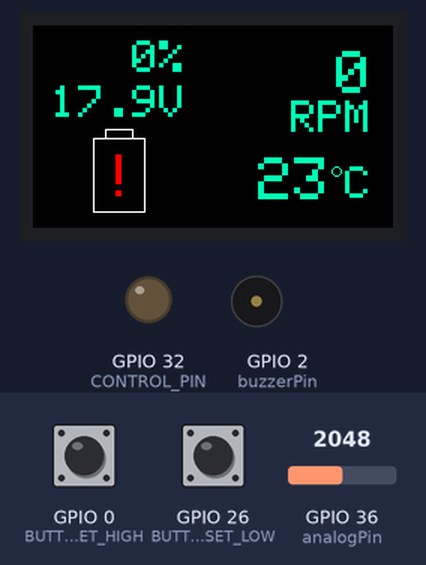
Bench run of a program on a simulated ESP32. Shown: 240×135 colour display, output pins drawn as LEDs (lit = HIGH), buzzer (waves = sounding). Inputs (shaded band) come from the test bench; at power-on: GPIO 36 (analogPin) = 2048, GPIO 0 (BUTTON_SET_HIGH) HIGH, GPIO 26 (BUTTON_SET_LOW) HIGH (analog values on the 0–4095 scale). Nothing arrives over Bluetooth unless stated; a phone connects over Bluetooth LE 3 s after start; what the program prints to the serial monitor is not drawn. At 11.8 s the program puts the board to deep sleep or switches it off; the recording ends there.

Above: at 3.5 s.
3.6 s: GPIO 36 (analogPin) set to 2410
At 4.4 s:
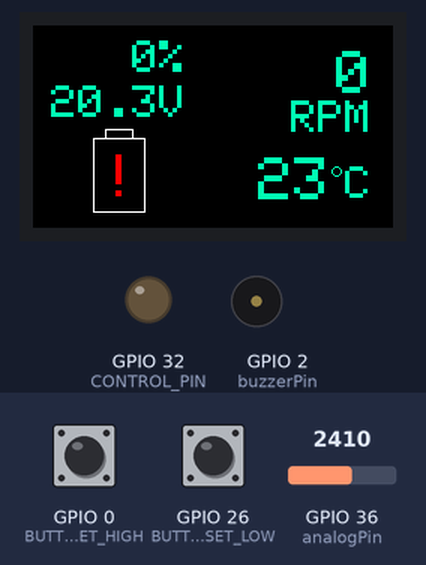
5.1 s: GPIO 36 (analogPin) set to 2511
At 6.1 s:
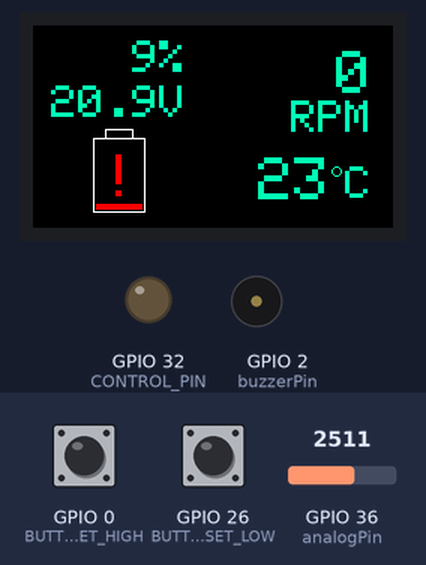
6.7 s: GPIO 36 (analogPin) set to 2866
At 7.7 s:
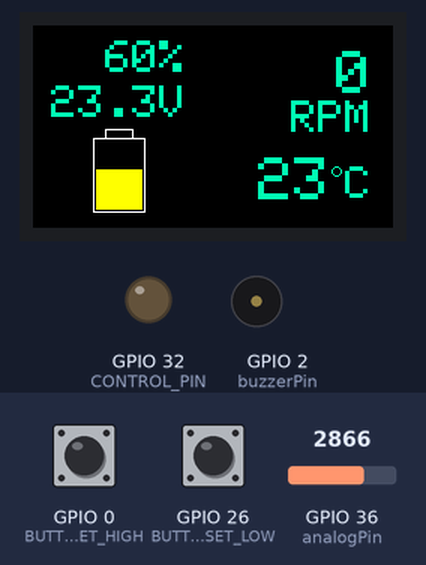
8.3 s: GPIO 0 (BUTTON_SET_HIGH) pulled LOW for 0.15 s
At 8.7 s:
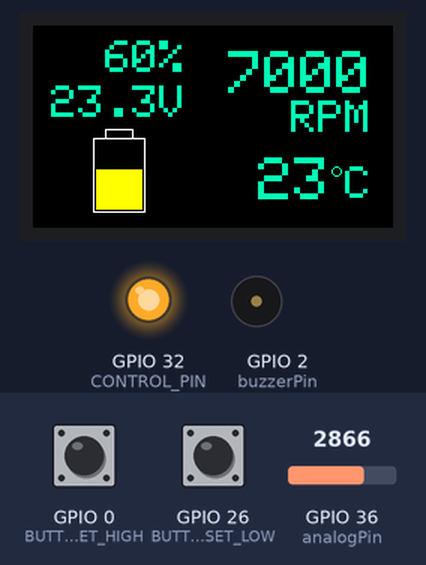
9.9 s: GPIO 36 (analogPin) set to 2905
At 10.4 s:
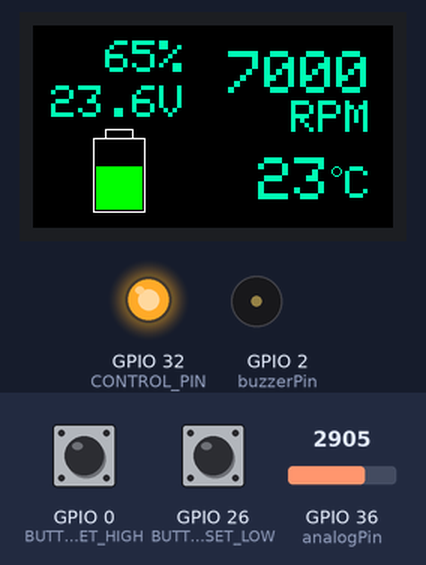
11.5 s: GPIO 36 (analogPin) set to 20
Timing chart, 0 to 11.8 s (numbered marks = the images above; inputs shaded):
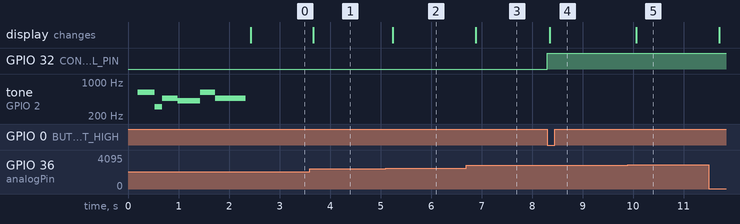

Measured:
- the behaviour switches between 2465 and 2466 on GPIO 36 (analogPin) (found by bisection; images 1 and 2)
- the behaviour switches between 2867 and 2868 on GPIO 36 (analogPin) (found by bisection; images 4 and 5)
- after the input at 3.6 s, the display: changes after 0.07 s (image 1)
- after the input at 5.1 s, the display: changes after 0.14 s (image 2)
- after the input at 6.7 s, the display: changes after 0.19 s (image 3)
- after the input at 8.3 s, GPIO 32 (CONTROL_PIN): LOW → HIGH at once; the display: changes after 0.05 s (image 4)
- after the input at 9.9 s, the display: changes after 0.16 s (image 5)

The program:

main.cpp
```cpp
#include <M5StickCPlus2.h>
#include <M5GFX.h>
#include "UGOKU_Pad_Controller.hpp"

#define Ef5 622
#define Bf4 466
#define Af4 415
#define Ef4 311

UGOKU_Pad_Controller controller;      // Instantiate the UGOKU Pad Controller object
uint8_t CH;                           // Variable to store the channel number
uint8_t VAL;                          // Variable to store the value for the servo control

bool isConnected = false;             // Boolean flag to track BLE connection status

const int buzzerPin = 2;

const int analogPin = 36;
const float R1 = 2000.0;
const float R2 = 220.0;
const float voltageDividerRatio = R2 / (R1 + R2);
const float adcMax = 4095.0;
const float vRef = 3.3;

int rpm = 0;
int temp = 23;

//Button
const int BUTTON_SET_LOW = 26;
const int BUTTON_SET_HIGH = 0;

//TEMP GPIO Control
const int CONTROL_PIN = 32;  // G32
const int CONTROL_PIN_2 = 33;

bool prevBtnHigh = HIGH;
bool prevBtnLow = HIGH;
bool setControlState = LOW;
int prevValCh0 = HIGH;
int prevValCh1 = HIGH;

//LGFX_Sprite for M5GFX
LGFX_Sprite sprite = LGFX_Sprite(&M5.Lcd);
const int spriteWidth = 240;
const int spriteHeight = 135;

uint16_t SFGreen = sprite.color565(0, 255, 180);

void playXPSound() {
  float qn = 0.3;
  tone(buzzerPin, Ef5); delay(qn * 3 / 4 * 1500);
  tone(buzzerPin, Ef4); delay(qn * 500);
  tone(buzzerPin, Bf4); delay(qn * 1000);
  tone(buzzerPin, Af4); delay(qn * 1500);
  tone(buzzerPin, Ef5); delay(qn * 1000);
  tone(buzzerPin, Bf4); delay(qn * 2000);
  noTone(buzzerPin);
}

void showWelcomeScreen() {
  //background
  M5.Lcd.fillRect(0, 0, 240, 45, 0x0010);   // dark blue
  M5.Lcd.fillRect(0, 18, 240, 120, 0x03BF);  // mid blue
  M5.Lcd.fillRect(0, 117, 240, 45, 0x0010);  // dark blue

  //water line
  M5.Lcd.drawLine(0, 18, 240, 18, 0x7DDF);

  //red line
  M5.Lcd.drawLine(0, 117, 240, 117, 0xF800);

  //welcome
  M5.Lcd.setTextSize(2);
  M5.Lcd.setTextColor(WHITE, 0x03BF);
  M5.Lcd.setCursor(120, 135/2 - 16/2);
}

// 電圧計測補正関数（テスタでの測定値3点を元に最小二乗法で導出）
float calibrateVoltage(float rawVoltage) {
  return rawVoltage * 0.8186 + 4.23;
}

// バッテリー表示（スプライト描画用）
void drawBattery(float voltage, float percentage) {
  int margin = 2;
  int x = 40, y = 75;
  int w = 35, h = 50;
  int usableHeight = h - margin * 2;
  int levelHeight = map((int)percentage, 0, 100, 0, usableHeight);

  // 色決定
  uint16_t fillColor = GREEN;
  if (percentage < 20) fillColor = RED;
  else if (percentage < 60) fillColor = YELLOW;

  // バッテリー枠と端子
  sprite.drawRect(x, y, w, h, WHITE);
  sprite.drawRect(x + 8, y - 6, 19, 7, WHITE);

  // バッテリー中身
  if (levelHeight > 0) {
    int fillY = y + h - margin - levelHeight;
    sprite.fillRect(x + margin, fillY, w - margin * 2, levelHeight, fillColor);
  }

  // 注意マーク（10%未満）
  if (percentage < 10.0) {
    sprite.setTextSize(4);
    sprite.setTextColor(RED, BLACK);
    sprite.setCursor(x + 7, y + 11);
    sprite.print("!");
    sprite.setTextColor(WHITE, BLACK); // 元に戻す
  }
}

// Function called when a BLE device connects
void onDeviceConnect() {
  Serial.println("Device connected!");  // Print connection message
  isConnected = true;                   // Set the connection flag to true
}

// Function called when a BLE device disconnects
void onDeviceDisconnect() {
  Serial.println("Device disconnected!");  // Print disconnection message
  isConnected = false;                     // Set the connection flag to false
}

void setup() {
  Serial.begin(115200);
  M5.begin();
  M5.Lcd.setRotation(3);
  showWelcomeScreen();
  analogReadResolution(12);
  playXPSound();

  // スプライト初期化
  sprite.createSprite(spriteWidth, spriteHeight);
  sprite.setTextColor(SFGreen, BLACK);

  //仮GPIOコントロール
  pinMode(BUTTON_SET_HIGH, INPUT_PULLUP);
  pinMode(BUTTON_SET_LOW, INPUT_PULLUP);
  pinMode(CONTROL_PIN, OUTPUT);
  digitalWrite(CONTROL_PIN, setControlState);

  // Setup the BLE connection
  controller.setup("GYRO");       // Set the BLE device name to "My ESP32"

  // Set callback functions for when a device connects and disconnects
  controller.setOnConnectCallback(onDeviceConnect);   // Function called on device connection
  controller.setOnDisconnectCallback(onDeviceDisconnect);  // Function called on device disconnection
}

void loop() {
  // 電圧計算
  int raw = analogRead(analogPin);
  float voltageAtPin = (raw / adcMax) * vRef;
  float batteryVoltage = calibrateVoltage(voltageAtPin / voltageDividerRatio);
  float percentage = constrain((batteryVoltage - 20.5) / (25.2 - 20.5) * 100.0, 0.0, 100.0);

  // 回転数（仮：固定値 or センサー値に置換）
  if(setControlState == LOW){
    rpm = 0;
  }else if(setControlState == HIGH){
    rpm = 7000;
  }

  // スプライトに描画
  sprite.fillSprite(BLACK);
  sprite.setTextColor(SFGreen, BLACK);

  // 回転数右寄
  sprite.setTextSize(4);
  char rpmStr[10];
  sprintf(rpmStr, "%d", rpm);

  int textW = sprite.textWidth(rpmStr);  // 表示幅を計算
  int x = 160 + 24 * 3 - textW - 6;     // 右端から詰めて配置

  sprite.setCursor(x, 17);               // Y位置はそのままでOK
  sprite.print(rpmStr);

  // 回転数の描画（スプライトに）
  sprite.setTextSize(3);
  sprite.setCursor(130 + (24*4 - 18*3) , 50);
  sprite.printf("RPM");

  // 巻き線温度
  sprite.setFont(&fonts::Font0);
  sprite.setTextSize(4);
  sprite.setCursor(130 + (24*4 - (24*2 + 18 + 10)), 88);
  sprite.printf("%d", temp);
  sprite.drawCircle(130 + (24*4 - (24*2 + 18 + 10)) + 18*2 + 16, 88 + 9, 3, SFGreen);
  sprite.setTextSize(3);
  sprite.setCursor(130 + (24*4 - (24*2 + 18 + 5)) + 48 + 5,88+6);
  sprite.printf("C");

  // 数字表示（左寄せ調整）
  sprite.setTextSize(3);
  sprite.setCursor(30, 10);
  sprite.printf("%3.0f%%", percentage);
  sprite.setCursor(30-18, 40);
  sprite.printf("%.1fV", batteryVoltage);

  // バッテリー表示
  sprite.setTextSize(1);
  drawBattery(batteryVoltage, percentage);

  // 画面に表示
  sprite.pushSprite(0, 0);

  if (batteryVoltage < 5.0) {  // 電源切れ時の「ありえない低い電圧」で判定
    M5.Lcd.fillScreen(BLACK);  // LCD消す（見た目対策）
    delay(100);                // 表示反映の時間
    esp_deep_sleep_start();    // 自動スリープ！
  }

  //仮GPIOコントロール
  bool currBtnHigh = digitalRead(BUTTON_SET_HIGH);
  bool currBtnLow = digitalRead(BUTTON_SET_LOW);

  // G0押された（HIGHにする）
  if (prevBtnHigh == HIGH && currBtnHigh == LOW) {  // G0押された（HIGHにする）
    setControlState = HIGH;
  }else if(prevBtnLow == HIGH && currBtnLow == LOW) {  // G26押された（LOWにする）
    setControlState = LOW;
  }

  if(isConnected) {
    controller.read_data();             // Read data from the BLE device
    CH = controller.get_ch();           // Get the channel number from the controller
    VAL = controller.get_val();         // Get the value (servo position or other data)

    // --- BLE入力のエッジ検出で制御 ---
    if (CH == 0 && VAL == HIGH && prevValCh0 == LOW) {
      setControlState = HIGH;  // ボタンA押された瞬間だけ反応
    }
    if (CH == 1 && VAL == HIGH && prevValCh1 == LOW) {
      setControlState = LOW;   // ボタンB押された瞬間だけ反応
    }

    // 前回値を更新（次回に使うため）
    if (CH == 0) prevValCh0 = VAL;
    if (CH == 1) prevValCh1 = VAL;

    controller.write_data(2,rpm/100);

    Serial.print("Channel: ");
    Serial.print(CH);
    Serial.print("  ");
    Serial.print("Value : ");
    Serial.println(VAL);
  }

  digitalWrite(CONTROL_PIN, setControlState);

  prevBtnHigh = currBtnHigh;
  prevBtnLow = currBtnLow;

  delay(20);
}
```

MyServerCallbacks.hpp
```cpp
#pragma once  // Ensures the header file is included only once during compilation

#include <BLEServer.h>  // Include BLE server functionality

// Forward declaration of UGOKU_Pad_Controller class to avoid circular dependency
class UGOKU_Pad_Controller;

// MyServerCallbacks class inherits from BLEServerCallbacks to handle BLE connection events
class MyServerCallbacks : public BLEServerCallbacks {
  UGOKU_Pad_Controller* controller;  // Pointer to the UGOKU_Pad_Controller instance

  public:
    // Constructor that accepts a UGOKU_Pad_Controller pointer
    MyServerCallbacks(UGOKU_Pad_Controller* ctrl);

    // Overridden method that handles BLE connection events
    void onConnect(BLEServer* pServer) override;

    // Overridden method that handles BLE disconnection events
    void onDisconnect(BLEServer* pServer) override;
};
```

UGOKU_Pad_Controller.hpp
```cpp
#pragma once  // Ensure the header file is included only once during compilation

#include <Arduino.h>  // Include the Arduino core library
#include <BLEDevice.h>  // Include the BLE device functionality
#include <BLEUtils.h>   // Include BLE utility functions
#include <BLEServer.h>  // Include BLE server functionality
#include "UGOKU_Pad_define.h"  // Include custom definitions for UGOKU Pad
#include "MyServerCallbacks.hpp"  // Include custom server callbacks

// UGOKU_Pad_Controller class definition
class UGOKU_Pad_Controller {
  public:
    UGOKU_Pad_Controller();  // Constructor for initializing the controller

    // Function to setup the BLE device with a specified name
    void setup(char *device_name);

    // Callback function pointers for connect and disconnect events
    void (*onConnectCallback)();
    void (*onDisconnectCallback)();

    // Function to set the connect callback
    void setOnConnectCallback(void (*callback)());

    // Function to set the disconnect callback
    void setOnDisconnectCallback(void (*callback)());

    // Function to read data from the BLE characteristic
    uint8_t read_data(void);

    // Function to write data to the BLE characteristic
    void write_data(uint8_t channel, uint8_t value);

    // Getter functions to retrieve the current channel and value
    uint8_t get_ch(void);  // Get current channel
    uint8_t get_val(void);  // Get current value

    // Setter functions to set the current channel and value
    void set_ch(uint8_t channel);  // Set the channel
    void set_val(uint8_t value);  // Set the value

    // Function to get data by specifying a channel
    uint8_t getDataByChannel(uint8_t channel);

  private:
    // Private members for BLE server, service, and characteristic
    BLEServer *pServer;  // BLE server object
    BLEService *pService;  // BLE service object
    BLECharacteristic *pCharacteristic;  // BLE characteristic object

    // Private member variables to hold the channel, value, checksum, and error number
    uint8_t ch;  // Channel ID
    uint8_t val;  // Value associated with the channel
    uint8_t cs;  // Checksum for validation
    uint8_t err_num;  // Error number

    // Array to store data for each channel
    uint8_t data_array[MAX_CHANNELS];  // Data array for storing values per channel
};
```

UGOKU_Pad_define.h
```cpp
#pragma once  // Ensures the header file is included only once during compilation

// UUIDs for the BLE service and characteristic
// You can generate new UUIDs using: https://www.uuidgenerator.net/

#define SERVICE_UUID        "4fafc201-1fb5-459e-8fcc-c5c9c331914b"  // UUID for the BLE service
#define CHARACTERISTIC_UUID "beb5483e-36e1-4688-b7f5-ea07361b26a8"  // UUID for the BLE characteristic

// Error codes
#define no_err 0xE0   // No error
#define cs_err 0xE1   // Checksum error

// Define the maximum number of channels
#define MAX_CHANNELS 255  // Maximum number of channels supported
```

MyServerCallbacks.cpp
```cpp
#include "MyServerCallbacks.hpp"
#include "UGOKU_Pad_Controller.hpp"

// Constructor for MyServerCallbacks class, links the UGOKU_Pad_Controller instance
MyServerCallbacks::MyServerCallbacks(UGOKU_Pad_Controller* ctrl) {
  controller = ctrl;  // Store the reference to the controller object
}

// Callback function that gets called when a BLE device connects
void MyServerCallbacks::onConnect(BLEServer* pServer) {
  if (controller->onConnectCallback) {
    controller->onConnectCallback();  // Trigger the onConnect callback if it's been set
  }
}

// Callback function that gets called when a BLE device disconnects
void MyServerCallbacks::onDisconnect(BLEServer* pServer) {
  if (controller->onDisconnectCallback) {
    controller->onDisconnectCallback();  // Trigger the onDisconnect callback if it's been set
  }

  // Restart BLE advertising so that other devices can connect
  BLEDevice::startAdvertising();
}
```

UGOKU_Pad_Controller.cpp
```cpp
#include "UGOKU_Pad_Controller.hpp"   // Include the custom UGOKU Pad Controller header

// Constructor for UGOKU_Pad_Controller
UGOKU_Pad_Controller::UGOKU_Pad_Controller(void) {
  ch = 0;            // Initialize channel variable
  val = 0;           // Initialize value variable
  cs = 0;            // Initialize checksum variable
  err_num = 0;       // Initialize error number
  return;            // Return from the constructor
}

// Setup BLE device with a given name
void UGOKU_Pad_Controller::setup(char *device_name) {
  BLEDevice::init(device_name);   // Initialize BLE with the device name
  pServer = BLEDevice::createServer();   // Create a BLE server
  pServer->setCallbacks(new MyServerCallbacks(this));  // Set callback functions for the server

  // Create a BLE service and characteristic
  pService = pServer->createService(SERVICE_UUID);  // Create a service with a defined UUID
  pCharacteristic = pService->createCharacteristic(
    CHARACTERISTIC_UUID,  // Characteristic UUID
    BLECharacteristic::PROPERTY_READ |  // Allow read
    BLECharacteristic::PROPERTY_WRITE |   // Allow write
    BLECharacteristic::PROPERTY_WRITE_NR // Allow writing without response (for faster performance)
  );

  pService->start();  // Start the BLE service

  // Start BLE advertising
  BLEAdvertising *pAdvertising = BLEDevice::getAdvertising();  // Get advertising object
  pAdvertising->addServiceUUID(SERVICE_UUID);  // Add the service UUID to the advertising packet
  pAdvertising->setScanResponse(true);         // Enable scan response
  pAdvertising->setMinPreferred(0x06);         // Set minimum preferred connection interval
  pAdvertising->setMinPreferred(0x12);         // Set maximum preferred connection interval
  BLEDevice::startAdvertising();               // Start BLE advertising

  return;
}

// Set the callback function for when a device connects
void UGOKU_Pad_Controller::setOnConnectCallback(void (*callback)()) {
  onConnectCallback = callback;  // Assign the callback function for connection events
}

// Set the callback function for when a device disconnects
void UGOKU_Pad_Controller::setOnDisconnectCallback(void (*callback)()) {
  onDisconnectCallback = callback;  // Assign the callback function for disconnection events
}

// Read data from the BLE characteristic
uint8_t UGOKU_Pad_Controller::read_data(void) {
  uint8_t err_num = 0;  // Initialize the error number

  // Read the value from the characteristic (received from the BLE client)
  //String value = pCharacteristic->getValue();

  //aoki Add ↓
  std::string value = pCharacteristic->getValue();

  if (value.length() == 3) {
    ch = static_cast<uint8_t>(value[0]);
    val = static_cast<uint8_t>(value[1]);
    cs = static_cast<uint8_t>(value[2]);

    if ((ch ^ val) == cs) {
      if (ch < MAX_CHANNELS) {
        data_array[ch] = val;
      }
      err_num = no_err;
    } else {
      ch = val = cs = 0xFF;
      err_num = cs_err;
    }
  }
  //aoki add ↑

  if (value.length() == 3) {  // Check if the value has exactly 3 bytes
    // Parse the received data
    ch = value[0];  // First byte represents the channel ID
    val = value[1];  // Second byte represents the value
    cs = value[2];   // Third byte is the checksum

    // Verify the checksum (XOR of channel and value should match checksum)
    if ((ch ^ val) == cs) {
      // If the channel is valid, store the value in the array
      if (ch < MAX_CHANNELS) {
        data_array[ch] = val;  // Store the value in the data array at the channel index
      }

      err_num = no_err;  // No error encountered

    } else {
      // If checksum verification fails, reset the values and set the error
      ch = 0xFF;
      val = 0xFF;
      cs = 0xFF;

      err_num = cs_err;  // Set error code for checksum failure
    }
  }

  return err_num;  // Return the error number (0 if successful)
}

// Write data to the BLE characteristic
void UGOKU_Pad_Controller::write_data(uint8_t w_ch, uint8_t w_val) {
  uint8_t w_cs = w_ch ^ w_val;  // Calculate checksum (XOR of channel and value)

  // Create an array to hold the data to write
  uint8_t data[3];
  data[0] = w_ch;   // First byte: channel ID
  data[1] = w_val;  // Second byte: value
  data[2] = w_cs;   // Third byte: checksum

  // Set the characteristic value and notify BLE clients
  pCharacteristic->setValue(data, sizeof(data));  // Write data to the characteristic
  pCharacteristic->notify();  // Notify clients if notifications are enabled

  return;
}

// Get the current channel value
uint8_t UGOKU_Pad_Controller::get_ch(void) {
  return ch;  // Return the current channel ID
}

// Get the current value associated with the channel
uint8_t UGOKU_Pad_Controller::get_val(void) {
  return val;  // Return the current value
}

// Get the data stored in the array by channel
uint8_t UGOKU_Pad_Controller::getDataByChannel(uint8_t channel) {
  if (channel < MAX_CHANNELS) {
    return data_array[channel];  // Return the stored value for the specified channel
  } else {
    return 0xFF;  // Return 0xFF if the channel is out of range
  }
}
```
